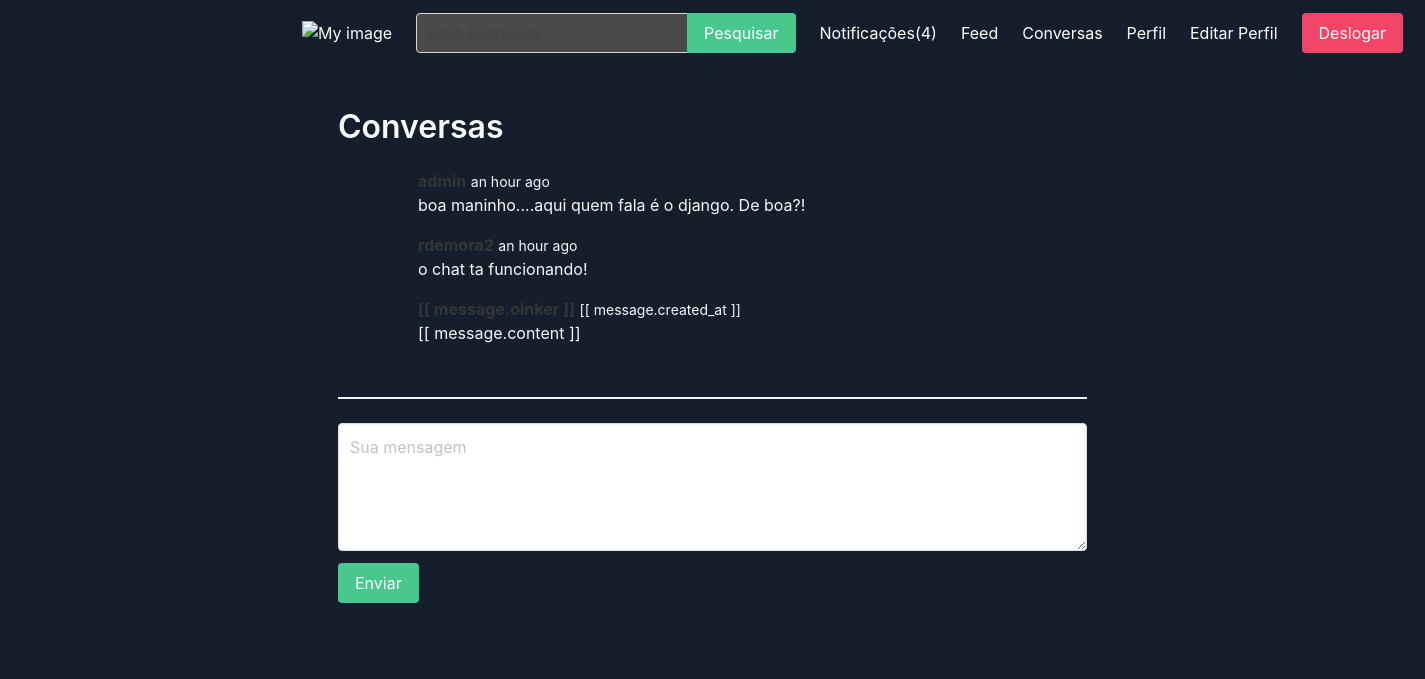
The app's page /conversations/2/ (signed in) with its own data.
### apps/conversation/models.py (models this page shows, shortened)
class ConversationMessage(models.Model):
    conversation = models.ForeignKey(Conversation, related_name='messages', on_delete=models.CASCADE)
    content = models.TextField()
    created_at = models.DateTimeField(auto_now_add=True)
    created_by = models.ForeignKey(User, related_name='messages', on_delete=models.CASCADE)
    class Meta:
        ordering = ['created_at']

### apps/conversation/views.py (the view)
# urls.py: path('conversations/<int:user_id>/', conversation, name='conversation'),
@login_required
def conversation(request, user_id):
    conversations = Conversation.objects.filter(users__in=[request.user.id])
    conversations = conversations.filter(users__in=[user_id])
    if conversations.count() == 1:
        conversation = conversations[0]
    else:
        recipient = User.objects.get(pk=user_id)
        conversation = Conversation.objects.create()
        conversation.users.add(request.user)
        conversation.users.add(recipient)
        conversation.save()
    return render(request, 'conversation/conversation.html', {'conversation': conversation})

### apps/notification/context_processors.py (called while the page is built)
def notifications(request):
    if request.user.is_authenticated:
        return {'notifications': request.user.notifications.filter(is_read=False)}
    else:
        return {'notifications': []}

### apps/conversation/templates/conversation/conversation.html (shortened to what this page needs)
{% extends 'core/base.html' %} {% load humanize %} {% block content %}
<div class="container" id="conversationapp">
  <div class="columns">
    <div class="column is-12">
      <h1 class="title">Conversas</h1>
      <div class="messages">
        {% for message in conversation.messages.all %}
        <div class="oink">
          <article class="media">
            <figure class="media-left">
              <p class="image is-64x64">
              </p>
            </figure>
            <div class="media-content">
              <div class="content">
                <p>
                  <strong>{{ message.created_by.username }}</strong>
                  <small>{{ message.created_at|naturaltime }}</small>
                  <br />
                  {{ message.content }}
                </p>
              </div>
            </div>
          </article>
        </div>
        {% endfor %}
        <div class="oink" v-for="message in messages">
          <article class="media">
            <figure class="media-left">
              <p class="image is-64x64">
              </p>
            </figure>
            <div class="media-content">
              <div class="content">
                <p>
                  <strong>[[ message.oinker ]]</strong>
                  <small>[[ message.created_at ]]</small>
                  <br />
                  [[ message.content ]]
                </p>
              </div>
            </div>
          </article>
        </div>
      </div>
    </div>
  </div>
  <hr />
  <form v-on:submit.prevent="submitMessage()">
    <div class="field">
      <div class="control">
        <textarea
          class="textarea"
          v-model="content"
          placeholder="Sua mensagem"
        ></textarea>
      </div>
    </div>
    <div class="field">
      <div class="control">
        <button class="button is-success">Enviar</button>
      </div>
    </div>
  </form>
</div>
{% endblock %}

### static/css/main.css (style rules this page uses)
body { padding: 5px 290px; background: #151e2d; height: 100vh; }
* { background: #151e2d; color: #f7f9f9; }
.title { color: #f7f9f9; }

### records on screen
ConversationMessage: created_by.username "admin", created_at "an hour ago", content "boa maninho....aqui quem fala é o django. De boa?!"
ConversationMessage: created_by.username "rdemora2", created_at "an hour ago", content "o chat ta funcionando!"

### other values on screen
{{ notifications.count }} "4"
